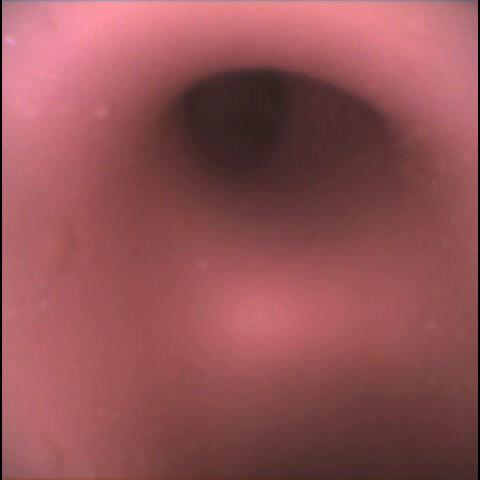
#> input picture data/test/0.jpg, 480 x 480 px, found by its file name; its folder holds 4 pictures in this run
$ python One_channel.py
#> lines starting #> are read from the running program, lines starting #| are printed output that depends on the picture
import cv2
import numpy as np
import os

if __name__ == "__main__":
    i = 0
    path = "/home/lys/UNet/data/test/"
    savepath = "/home/lys/UNet/data/test/"
    filelist = os.listdir(path)
    for file in filelist:
        img = cv2.imread(path+filelist[i])
#> img is the input picture: shape (480, 480, 3); mean B, G, R 85.8, 82.7, 147.4
    #获取图片的宽和高
        width,height = img.shape[:2][::-1]
#> width = 480; height = 480
    #将图片缩小便于显示观看
        # img_resize = cv2.resize(img,
        # (int(width*0.5),int(height*0.5)),interpolation=cv2.INTER_CUBIC)
        # cv2.imshow("img",img_resize)
        # print("img_reisze shape:{}".format(np.shape(img_resize)))

    #将图片转为灰度图
        img_gray = cv2.cvtColor(img,cv2.COLOR_RGB2GRAY)
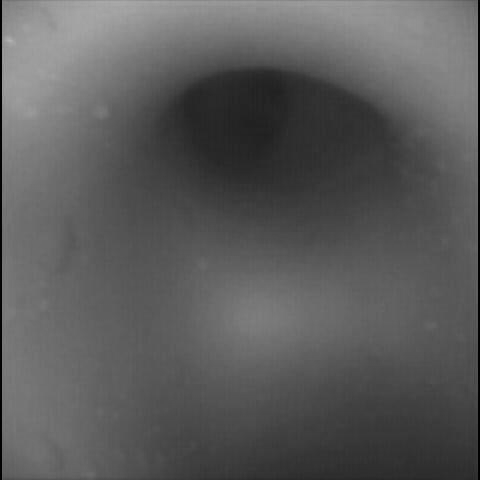
#> img_gray: shape (480, 480); min 0, max 178, mean 91
        # cv2.imshow("img_gray",img_gray)


        filename = os.path.splitext(file)[0]
        cv2.imwrite(savepath+filename+'.jpg', img_gray)
        print("img_gray shape:{}".format(np.shape(img_gray)))
#| img_gray shape:(480, 480)
        i = i+1
        # cv2.waitKey()
